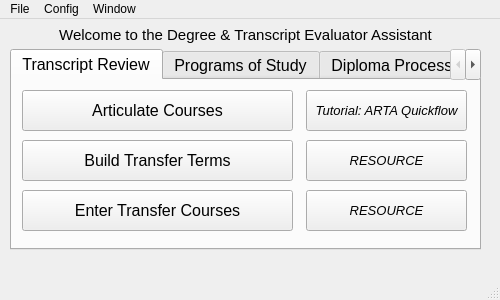
<?xml version="1.0" encoding="UTF-8"?>
<ui version="4.0">
 <class>MainWindow</class>
 <widget class="QMainWindow" name="MainWindow">
  <property name="geometry">
   <rect>
    <x>0</x>
    <y>0</y>
    <width>500</width>
    <height>300</height>
   </rect>
  </property>
  <property name="minimumSize">
   <size>
    <width>500</width>
    <height>300</height>
   </size>
  </property>
  <property name="maximumSize">
   <size>
    <width>500</width>
    <height>300</height>
   </size>
  </property>
  <property name="windowTitle">
   <string>DTE Assistant | Lane Community College</string>
  </property>
  <property name="tabShape">
   <enum>QTabWidget::TabShape::Rounded</enum>
  </property>
  <widget class="QWidget" name="centralwidget">
   <widget class="QTabWidget" name="tabWidget">
    <property name="geometry">
     <rect>
      <x>10</x>
      <y>30</y>
      <width>471</width>
      <height>201</height>
     </rect>
    </property>
    <property name="font">
     <font>
      <pointsize>12</pointsize>
     </font>
    </property>
    <property name="toolTip">
     <string>Enter batches of diploma dates in SHADIPL</string>
    </property>
    <property name="tabShape">
     <enum>QTabWidget::TabShape::Rounded</enum>
    </property>
    <property name="currentIndex">
     <number>0</number>
    </property>
    <widget class="QWidget" name="tab_TranscriptReview">
     <attribute name="title">
      <string>Transcript Review</string>
     </attribute>
     <widget class="QPushButton" name="pushButton_Articulate">
      <property name="geometry">
       <rect>
        <x>10</x>
        <y>10</y>
        <width>271</width>
        <height>41</height>
       </rect>
      </property>
      <property name="font">
       <font>
        <pointsize>12</pointsize>
       </font>
      </property>
      <property name="toolTip">
       <string>Enter batches of data into SHATATR</string>
      </property>
      <property name="accessibleName">
       <string>Articulate Courses</string>
      </property>
      <property name="accessibleDescription">
       <string>Enter batches of data into SHATATR</string>
      </property>
      <property name="layoutDirection">
       <enum>Qt::LayoutDirection::LeftToRight</enum>
      </property>
      <property name="text">
       <string>Articulate Courses</string>
      </property>
     </widget>
     <widget class="QPushButton" name="pushButton_TermBuilder">
      <property name="geometry">
       <rect>
        <x>10</x>
        <y>60</y>
        <width>271</width>
        <height>41</height>
       </rect>
      </property>
      <property name="font">
       <font>
        <pointsize>12</pointsize>
       </font>
      </property>
      <property name="toolTip">
       <string>Build Transfer Terms in SHATRNS</string>
      </property>
      <property name="accessibleName">
       <string>Build Transfer Terms</string>
      </property>
      <property name="accessibleDescription">
       <string>Build Transfer Terms in SHATRNS</string>
      </property>
      <property name="text">
       <string>Build Transfer Terms</string>
      </property>
     </widget>
     <widget class="QPushButton" name="pushButton_EnterCourses">
      <property name="geometry">
       <rect>
        <x>10</x>
        <y>110</y>
        <width>271</width>
        <height>41</height>
       </rect>
      </property>
      <property name="font">
       <font>
        <pointsize>12</pointsize>
       </font>
      </property>
      <property name="toolTip">
       <string>Enter Transfer Course History in SHATAEQ</string>
      </property>
      <property name="accessibleName">
       <string>Build Transfer Terms</string>
      </property>
      <property name="accessibleDescription">
       <string>Enter Transfer Course History in SHATAEQ</string>
      </property>
      <property name="text">
       <string>Enter Transfer Courses</string>
      </property>
     </widget>
     <widget class="QPushButton" name="pushButton_Help_ARTA">
      <property name="geometry">
       <rect>
        <x>294</x>
        <y>10</y>
        <width>161</width>
        <height>41</height>
       </rect>
      </property>
      <property name="font">
       <font>
        <pointsize>10</pointsize>
        <italic>true</italic>
       </font>
      </property>
      <property name="toolTip">
       <string>TBD: Access a tutorial on the ARTA Quickflow, and Transcript Evaluation</string>
      </property>
      <property name="text">
       <string>Tutorial: ARTA Quickflow</string>
      </property>
     </widget>
     <widget class="QPushButton" name="pushButton_RESOURCE_1">
      <property name="geometry">
       <rect>
        <x>294</x>
        <y>60</y>
        <width>161</width>
        <height>41</height>
       </rect>
      </property>
      <property name="font">
       <font>
        <pointsize>10</pointsize>
        <italic>true</italic>
       </font>
      </property>
      <property name="toolTip">
       <string>TBD: Access an external resource</string>
      </property>
      <property name="text">
       <string>RESOURCE</string>
      </property>
     </widget>
     <widget class="QPushButton" name="pushButton_RESOURCE_2">
      <property name="geometry">
       <rect>
        <x>294</x>
        <y>110</y>
        <width>161</width>
        <height>41</height>
       </rect>
      </property>
      <property name="font">
       <font>
        <pointsize>10</pointsize>
        <italic>true</italic>
       </font>
      </property>
      <property name="toolTip">
       <string>TBD: Access an external resource</string>
      </property>
      <property name="text">
       <string>RESOURCE</string>
      </property>
     </widget>
    </widget>
    <widget class="QWidget" name="tab_ProgramChanges">
     <attribute name="title">
      <string>Programs of Study</string>
     </attribute>
     <widget class="QPushButton" name="pushButton_Help_CHNG">
      <property name="geometry">
       <rect>
        <x>294</x>
        <y>10</y>
        <width>161</width>
        <height>41</height>
       </rect>
      </property>
      <property name="font">
       <font>
        <pointsize>10</pointsize>
        <italic>true</italic>
       </font>
      </property>
      <property name="toolTip">
       <string>TBD: Access a tutorial on the CHNG Quickflow, and the Changing a Program of Study Process</string>
      </property>
      <property name="text">
       <string>Tutorial: CHNG Quickflow</string>
      </property>
     </widget>
     <widget class="QPushButton" name="pushButton_CaseComments">
      <property name="geometry">
       <rect>
        <x>10</x>
        <y>90</y>
        <width>271</width>
        <height>61</height>
       </rect>
      </property>
      <property name="font">
       <font>
        <pointsize>12</pointsize>
       </font>
      </property>
      <property name="toolTip">
       <string>Access the interface for entering case comment snippets.</string>
      </property>
      <property name="accessibleName">
       <string>TO_MENU: Case Comments</string>
      </property>
      <property name="accessibleDescription">
       <string>Access the interface for entering case comment snippets.</string>
      </property>
      <property name="text">
       <string>Enter Case Comments</string>
      </property>
     </widget>
     <widget class="QPushButton" name="pushButton_GrabCases">
      <property name="geometry">
       <rect>
        <x>10</x>
        <y>10</y>
        <width>271</width>
        <height>61</height>
       </rect>
      </property>
      <property name="font">
       <font>
        <pointsize>12</pointsize>
       </font>
      </property>
      <property name="toolTip">
       <string>Assign a case to yourself from the Cases dashboard of Navigate 360.</string>
      </property>
      <property name="accessibleName">
       <string>ACTION: Grab a case in Navigate 360</string>
      </property>
      <property name="accessibleDescription">
       <string>Assign a case to yourself from the Cases dashboard of Navigate 360.</string>
      </property>
      <property name="text">
       <string>Grab Cases</string>
      </property>
     </widget>
     <widget class="QPushButton" name="pushButton_RESOURCE_3">
      <property name="geometry">
       <rect>
        <x>294</x>
        <y>60</y>
        <width>161</width>
        <height>41</height>
       </rect>
      </property>
      <property name="font">
       <font>
        <pointsize>10</pointsize>
        <italic>true</italic>
       </font>
      </property>
      <property name="toolTip">
       <string>TBD: Access an external resource</string>
      </property>
      <property name="text">
       <string>RESOURCE</string>
      </property>
     </widget>
     <widget class="QPushButton" name="pushButton_RESOURCE_4">
      <property name="geometry">
       <rect>
        <x>294</x>
        <y>110</y>
        <width>161</width>
        <height>41</height>
       </rect>
      </property>
      <property name="font">
       <font>
        <pointsize>10</pointsize>
        <italic>true</italic>
       </font>
      </property>
      <property name="toolTip">
       <string>TBD: Access an external resource</string>
      </property>
      <property name="text">
       <string>RESOURCE</string>
      </property>
     </widget>
    </widget>
    <widget class="QWidget" name="tab_Diplomas">
     <attribute name="title">
      <string>Diploma Processing</string>
     </attribute>
     <widget class="QPushButton" name="pushButton_Help_SHADIPL">
      <property name="geometry">
       <rect>
        <x>294</x>
        <y>10</y>
        <width>161</width>
        <height>41</height>
       </rect>
      </property>
      <property name="font">
       <font>
        <pointsize>10</pointsize>
        <italic>true</italic>
       </font>
      </property>
      <property name="toolTip">
       <string>TBD: Access a tutorial on Diploma processing procedures, including the SHADIPL batch data entry process enabled here</string>
      </property>
      <property name="text">
       <string>Tutorial: SHADIPL</string>
      </property>
     </widget>
     <widget class="QPushButton" name="pushButton_DiplDates">
      <property name="geometry">
       <rect>
        <x>10</x>
        <y>10</y>
        <width>271</width>
        <height>141</height>
       </rect>
      </property>
      <property name="font">
       <font>
        <pointsize>12</pointsize>
       </font>
      </property>
      <property name="text">
       <string>Enter Diploma Dates</string>
      </property>
     </widget>
     <widget class="QPushButton" name="pushButton_RESOURCE_5">
      <property name="geometry">
       <rect>
        <x>294</x>
        <y>60</y>
        <width>161</width>
        <height>41</height>
       </rect>
      </property>
      <property name="font">
       <font>
        <pointsize>10</pointsize>
        <italic>true</italic>
       </font>
      </property>
      <property name="toolTip">
       <string>TBD: Access an external resource</string>
      </property>
      <property name="text">
       <string>RESOURCE</string>
      </property>
     </widget>
     <widget class="QPushButton" name="pushButton_RESOURCE_6">
      <property name="geometry">
       <rect>
        <x>294</x>
        <y>110</y>
        <width>161</width>
        <height>41</height>
       </rect>
      </property>
      <property name="font">
       <font>
        <pointsize>10</pointsize>
        <italic>true</italic>
       </font>
      </property>
      <property name="toolTip">
       <string>TBD: Access an external resource</string>
      </property>
      <property name="text">
       <string>RESOURCE</string>
      </property>
     </widget>
    </widget>
   </widget>
   <widget class="QLabel" name="label">
    <property name="geometry">
     <rect>
      <x>10</x>
      <y>0</y>
      <width>471</width>
      <height>31</height>
     </rect>
    </property>
    <property name="font">
     <font>
      <pointsize>11</pointsize>
     </font>
    </property>
    <property name="text">
     <string>Welcome to the Degree &amp; Transcript Evaluator Assistant</string>
    </property>
    <property name="alignment">
     <set>Qt::AlignmentFlag::AlignCenter</set>
    </property>
   </widget>
  </widget>
  <widget class="QMenuBar" name="menubar">
   <property name="geometry">
    <rect>
     <x>0</x>
     <y>0</y>
     <width>500</width>
     <height>21</height>
    </rect>
   </property>
   <widget class="QMenu" name="menuUser">
    <property name="title">
     <string>Config</string>
    </property>
    <addaction name="actionChange_Username"/>
    <addaction name="actionChange_Current_Term"/>
   </widget>
   <widget class="QMenu" name="menuWindow">
    <property name="title">
     <string>Window</string>
    </property>
    <addaction name="actionAlways_On_Top"/>
   </widget>
   <widget class="QMenu" name="menuFile">
    <property name="title">
     <string>File</string>
    </property>
    <addaction name="actionDataImport"/>
   </widget>
   <addaction name="menuFile"/>
   <addaction name="menuUser"/>
   <addaction name="menuWindow"/>
  </widget>
  <widget class="QStatusBar" name="statusbar"/>
  <action name="actionChange_Username">
   <property name="text">
    <string>Change Username</string>
   </property>
  </action>
  <action name="actionChange_Current_Term">
   <property name="text">
    <string>Change Current Term</string>
   </property>
  </action>
  <action name="actionAlways_On_Top">
   <property name="checkable">
    <bool>true</bool>
   </property>
   <property name="text">
    <string>Always On Top?</string>
   </property>
  </action>
  <action name="actionDataImport">
   <property name="text">
    <string>Import</string>
   </property>
  </action>
 </widget>
 <tabstops>
  <tabstop>pushButton_Articulate</tabstop>
  <tabstop>pushButton_TermBuilder</tabstop>
  <tabstop>pushButton_EnterCourses</tabstop>
  <tabstop>pushButton_GrabCases</tabstop>
  <tabstop>pushButton_CaseComments</tabstop>
  <tabstop>pushButton_DiplDates</tabstop>
 </tabstops>
 <resources/>
 <connections/>
</ui>
